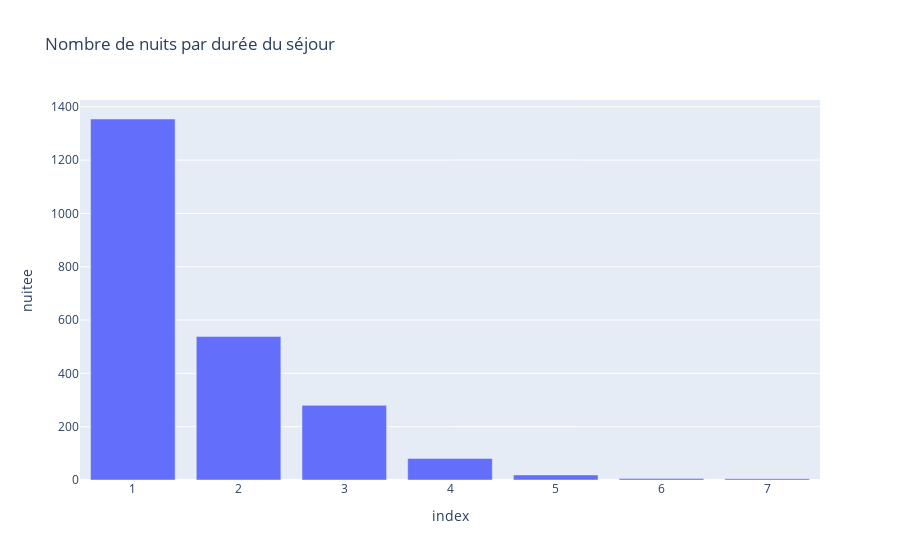

Write notebook code for a chart like this one.
### Code cell
import plotly.express as px
fig = px.bar(nuitees, x='index', y='nuitee', title="Nombre de nuits par durée du séjour")
fig.show()

### Figure 1 — Plotly figure (JSON) as saved in the notebook; plotly's stock layout.template omitted (floating-point values rounded to 4 significant figures)
{"data": [{"alignmentgroup": "True", "hovertemplate": "index=%{x}<br>nuitee=%{y}<extra></extra>", "legendgroup": "", "marker": {"color": "#636efa", "pattern": {"shape": ""}}, "name": "", "offsetgroup": "", "orientation": "v", "showlegend": false, "textposition": "auto", "type": "bar", "x": [1, 2, 3, 4, 5, 6, 7], "xaxis": "x", "y": [1354, 538, 280, 81, 19, 6, 5], "yaxis": "y"}], "layout": {"barmode": "relative", "legend": {"tracegroupgap": 0}, "title": {"text": "Nombre de nuits par durée du séjour"}, "xaxis": {"anchor": "y", "domain": [0, 1], "title": {"text": "index"}}, "yaxis": {"anchor": "x", "domain": [0, 1], "title": {"text": "nuitee"}}}}
